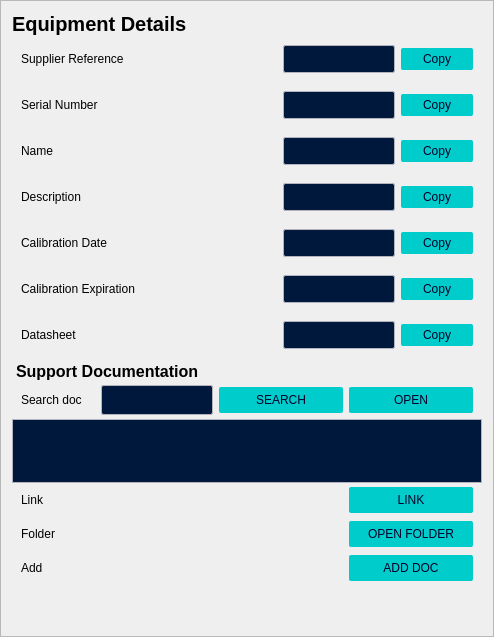
        <widget class="QFrame" name="container_equipments_right">
         <property name="frameShape"><enum>QFrame::Shape::StyledPanel</enum></property>
         <property name="frameShadow"><enum>QFrame::Shadow::Raised</enum></property>
         <layout class="QGridLayout" name="gridLayout_container_equipments_right">
          <property name="topMargin"><number>-36</number></property>
          <property name="verticalSpacing"><number>0</number></property>

          <item row="0" column="0">
           <widget class="QLabel" name="label_details">
            <property name="styleSheet">
   <string notr="true">
QLabel {
    font-size: 20px;
    font-weight: bold;
}
</string>
            </property>
            <property name="text"><string>Equipment Details</string></property>
           </widget>
          </item>
          <item row="1" column="0" colspan="2">
           <widget class="QWidget" name="row_val_supplier_reference" native="true">
            <layout class="QHBoxLayout" name="layout_val_supplier_reference">
             <property name="spacing"><number>6</number></property>
             <property name="topMargin"><number>9</number></property>
             <property name="rightMargin"><number>9</number></property>
             <property name="bottomMargin"><number>9</number></property>
             <item>
              <widget class="QLabel" name="title_val_supplier_reference">
               <property name="minimumSize"><size><width>74</width><height>0</height></size></property>
               <property name="sizePolicy">
                <sizepolicy hsizetype="Minimum" vsizetype="Preferred">
                 <horstretch>0</horstretch>
                 <verstretch>0</verstretch>
                </sizepolicy>
               </property>
               <property name="text"><string>Supplier Reference</string></property>
              </widget>

             </item>
             <item>
              <widget class="QLabel" name="val_supplier_reference">
               <property name="styleSheet">
   <string notr="true">
QLabel {
    min-width: 100px;
    max-width: 100px;
    max-height: 18px;
    padding: 5px;
    padding-bottom: 7px;
    margin-top: 0px;
    border-radius: 2px;
    border: 1px solid #B3B3BE;
    background-color: #00183B;
    color: #FFFFFF;
}
QLabel:hover {
    background-color: #001F39;
    border: 1px solid #00FFB9;
}
</string>
               </property>
               <property name="text"><string></string></property>
              </widget>
             </item>
             <item>
              <widget class="QPushButton" name="btn_copy_val_supplier_reference">
               <property name="minimumSize"><size><width>60</width><height>0</height></size></property>
               <property name="maximumSize"><size><width>60</width><height>16777215</height></size></property>
               <property name="toolTip"><string>Copy to clipboard</string></property>
               <property name="styleSheet">
   <string notr="true">
QPushButton {
    min-width: 60px;
    max-width: 60px;
    padding: 4px 6px;
    border-radius: 2px;
    text-align: center;
    background-color: #00CCCC;
    color: #000028;
    font-size: 12px;
}
QPushButton:hover {
    background-color: #00FFB9;
}
QPushButton:pressed {
    background-color: #00E5AA;
}
</string>
               </property>
               <property name="text"><string>Copy</string></property>
              </widget>
             </item>
            </layout>
           </widget>
          </item>

          <item row="2" column="0" colspan="2">
           <widget class="QWidget" name="row_val_serial_number" native="true">
            <layout class="QHBoxLayout" name="layout_val_serial_number">
             <property name="spacing"><number>6</number></property>
             <property name="topMargin"><number>9</number></property>
             <property name="rightMargin"><number>9</number></property>
             <property name="bottomMargin"><number>9</number></property>
             <item>
              <widget class="QLabel" name="title_val_serial_number">
               <property name="minimumSize"><size><width>74</width><height>0</height></size></property>
               <property name="sizePolicy">
                <sizepolicy hsizetype="Minimum" vsizetype="Preferred">
                 <horstretch>0</horstretch>
                 <verstretch>0</verstretch>
                </sizepolicy>
               </property>
               <property name="text"><string>Serial Number</string></property>
              </widget>

             </item>
             <item>
              <widget class="QLabel" name="val_serial_number">
               <property name="styleSheet">
   <string notr="true">
QLabel {
    min-width: 100px;
    max-width: 100px;
    max-height: 18px;
    padding: 5px;
    padding-bottom: 7px;
    margin-top: 0px;
    border-radius: 2px;
    border: 1px solid #B3B3BE;
    background-color: #00183B;
    color: #FFFFFF;
}
QLabel:hover {
    background-color: #001F39;
    border: 1px solid #00FFB9;
}
</string>
               </property>
               <property name="text"><string></string></property>
              </widget>
             </item>
             <item>
              <widget class="QPushButton" name="btn_copy_val_serial_number">
               <property name="minimumSize"><size><width>60</width><height>0</height></size></property>
               <property name="maximumSize"><size><width>60</width><height>16777215</height></size></property>
               <property name="toolTip"><string>Copy to clipboard</string></property>
               <property name="styleSheet">
   <string notr="true">
QPushButton {
    min-width: 60px;
    max-width: 60px;
    padding: 4px 6px;
    border-radius: 2px;
    text-align: center;
    background-color: #00CCCC;
    color: #000028;
    font-size: 12px;
}
QPushButton:hover {
    background-color: #00FFB9;
}
QPushButton:pressed {
    background-color: #00E5AA;
}
</string>
               </property>
               <property name="text"><string>Copy</string></property>
              </widget>
             </item>
            </layout>
           </widget>
          </item>

          <item row="3" column="0" colspan="2">
           <widget class="QWidget" name="row_val_name" native="true">
            <layout class="QHBoxLayout" name="layout_val_name">
             <property name="spacing"><number>6</number></property>
             <property name="topMargin"><number>9</number></property>
             <property name="rightMargin"><number>9</number></property>
             <property name="bottomMargin"><number>9</number></property>
             <item>
              <widget class="QLabel" name="title_val_name">
               <property name="minimumSize"><size><width>74</width><height>0</height></size></property>
               <property name="sizePolicy">
                <sizepolicy hsizetype="Minimum" vsizetype="Preferred">
                 <horstretch>0</horstretch>
                 <verstretch>0</verstretch>
                </sizepolicy>
               </property>
               <property name="text"><string>Name</string></property>
              </widget>

             </item>
             <item>
              <widget class="QLabel" name="val_name">
               <property name="styleSheet">
   <string notr="true">
QLabel {
    min-width: 100px;
    max-width: 100px;
    max-height: 18px;
    padding: 5px;
    padding-bottom: 7px;
    margin-top: 0px;
    border-radius: 2px;
    border: 1px solid #B3B3BE;
    background-color: #00183B;
    color: #FFFFFF;
}
QLabel:hover {
    background-color: #001F39;
    border: 1px solid #00FFB9;
}
</string>
               </property>
               <property name="text"><string></string></property>
              </widget>
             </item>
             <item>
              <widget class="QPushButton" name="btn_copy_val_name">
               <property name="minimumSize"><size><width>60</width><height>0</height></size></property>
               <property name="maximumSize"><size><width>60</width><height>16777215</height></size></property>
               <property name="toolTip"><string>Copy to clipboard</string></property>
               <property name="styleSheet">
   <string notr="true">
QPushButton {
    min-width: 60px;
    max-width: 60px;
    padding: 4px 6px;
    border-radius: 2px;
    text-align: center;
    background-color: #00CCCC;
    color: #000028;
    font-size: 12px;
}
QPushButton:hover {
    background-color: #00FFB9;
}
QPushButton:pressed {
    background-color: #00E5AA;
}
</string>
               </property>
               <property name="text"><string>Copy</string></property>
              </widget>
             </item>
            </layout>
           </widget>
          </item>

          <item row="4" column="0" colspan="2">
           <widget class="QWidget" name="row_val_description" native="true">
            <layout class="QHBoxLayout" name="layout_val_description">
             <property name="spacing"><number>6</number></property>
             <property name="topMargin"><number>9</number></property>
             <property name="rightMargin"><number>9</number></property>
             <property name="bottomMargin"><number>9</number></property>
             <item>
              <widget class="QLabel" name="title_val_description">
               <property name="minimumSize"><size><width>74</width><height>0</height></size></property>
               <property name="sizePolicy">
                <sizepolicy hsizetype="Minimum" vsizetype="Preferred">
                 <horstretch>0</horstretch>
                 <verstretch>0</verstretch>
                </sizepolicy>
               </property>
               <property name="text"><string>Description</string></property>
              </widget>

             </item>
             <item>
              <widget class="QLabel" name="val_description">
               <property name="styleSheet">
   <string notr="true">
QLabel {
    min-width: 100px;
    max-width: 100px;
    max-height: 18px;
    padding: 5px;
    padding-bottom: 7px;
    margin-top: 0px;
    border-radius: 2px;
    border: 1px solid #B3B3BE;
    background-color: #00183B;
    color: #FFFFFF;
}
QLabel:hover {
    background-color: #001F39;
    border: 1px solid #00FFB9;
}
</string>
               </property>
               <property name="text"><string></string></property>
              </widget>
             </item>
             <item>
              <widget class="QPushButton" name="btn_copy_val_description">
               <property name="minimumSize"><size><width>60</width><height>0</height></size></property>
               <property name="maximumSize"><size><width>60</width><height>16777215</height></size></property>
               <property name="toolTip"><string>Copy to clipboard</string></property>
               <property name="styleSheet">
   <string notr="true">
QPushButton {
    min-width: 60px;
    max-width: 60px;
    padding: 4px 6px;
    border-radius: 2px;
    text-align: center;
    background-color: #00CCCC;
    color: #000028;
    font-size: 12px;
}
QPushButton:hover {
    background-color: #00FFB9;
}
QPushButton:pressed {
    background-color: #00E5AA;
}
</string>
               </property>
               <property name="text"><string>Copy</string></property>
              </widget>
             </item>
            </layout>
           </widget>
          </item>

          <item row="5" column="0" colspan="2">
           <widget class="QWidget" name="row_val_calibration" native="true">
            <layout class="QHBoxLayout" name="layout_val_calibration">
             <property name="spacing"><number>6</number></property>
             <property name="topMargin"><number>9</number></property>
             <property name="rightMargin"><number>9</number></property>
             <property name="bottomMargin"><number>9</number></property>
             <item>
              <widget class="QLabel" name="title_val_calibration">
               <property name="minimumSize"><size><width>74</width><height>0</height></size></property>
               <property name="sizePolicy">
                <sizepolicy hsizetype="Minimum" vsizetype="Preferred">
                 <horstretch>0</horstretch>
                 <verstretch>0</verstretch>
                </sizepolicy>
               </property>
               <property name="text"><string>Calibration Date</string></property>
              </widget>

             </item>
             <item>
              <widget class="QLabel" name="val_calibration">
               <property name="styleSheet">
   <string notr="true">
QLabel {
    min-width: 100px;
    max-width: 100px;
    max-height: 18px;
    padding: 5px;
    padding-bottom: 7px;
    margin-top: 0px;
    border-radius: 2px;
    border: 1px solid #B3B3BE;
    background-color: #00183B;
    color: #FFFFFF;
}
QLabel:hover {
    background-color: #001F39;
    border: 1px solid #00FFB9;
}
</string>
               </property>
               <property name="text"><string></string></property>
              </widget>
             </item>
             <item>
              <widget class="QPushButton" name="btn_copy_val_calibration">
               <property name="minimumSize"><size><width>60</width><height>0</height></size></property>
               <property name="maximumSize"><size><width>60</width><height>16777215</height></size></property>
               <property name="toolTip"><string>Copy to clipboard</string></property>
               <property name="styleSheet">
   <string notr="true">
QPushButton {
    min-width: 60px;
    max-width: 60px;
    padding: 4px 6px;
    border-radius: 2px;
    text-align: center;
    background-color: #00CCCC;
    color: #000028;
    font-size: 12px;
}
QPushButton:hover {
    background-color: #00FFB9;
}
QPushButton:pressed {
    background-color: #00E5AA;
}
</string>
               </property>
               <property name="text"><string>Copy</string></property>
              </widget>
             </item>
            </layout>
           </widget>
          </item>

          <item row="6" column="0" colspan="2">
           <widget class="QWidget" name="row_val_expiration" native="true">
            <layout class="QHBoxLayout" name="layout_val_expiration">
             <property name="spacing"><number>6</number></property>
             <property name="topMargin"><number>9</number></property>
             <property name="rightMargin"><number>9</number></property>
             <property name="bottomMargin"><number>9</number></property>
             <item>
              <widget class="QLabel" name="title_val_expiration">
               <property name="minimumSize"><size><width>74</width><height>0</height></size></property>
               <property name="sizePolicy">
                <sizepolicy hsizetype="Minimum" vsizetype="Preferred">
                 <horstretch>0</horstretch>
                 <verstretch>0</verstretch>
                </sizepolicy>
               </property>
               <property name="text"><string>Calibration Expiration</string></property>
              </widget>

             </item>
             <item>
              <widget class="QLabel" name="val_expiration">
               <property name="styleSheet">
   <string notr="true">
QLabel {
    min-width: 100px;
    max-width: 100px;
    max-height: 18px;
    padding: 5px;
    padding-bottom: 7px;
    margin-top: 0px;
    border-radius: 2px;
    border: 1px solid #B3B3BE;
    background-color: #00183B;
    color: #FFFFFF;
}
QLabel:hover {
    background-color: #001F39;
    border: 1px solid #00FFB9;
}
</string>
               </property>
               <property name="text"><string></string></property>
              </widget>
             </item>
             <item>
              <widget class="QPushButton" name="btn_copy_val_expiration">
               <property name="minimumSize"><size><width>60</width><height>0</height></size></property>
               <property name="maximumSize"><size><width>60</width><height>16777215</height></size></property>
               <property name="toolTip"><string>Copy to clipboard</string></property>
               <property name="styleSheet">
   <string notr="true">
QPushButton {
    min-width: 60px;
    max-width: 60px;
    padding: 4px 6px;
    border-radius: 2px;
    text-align: center;
    background-color: #00CCCC;
    color: #000028;
    font-size: 12px;
}
QPushButton:hover {
    background-color: #00FFB9;
}
QPushButton:pressed {
    background-color: #00E5AA;
}
</string>
               </property>
               <property name="text"><string>Copy</string></property>
              </widget>
             </item>
            </layout>
           </widget>
          </item>

          <item row="7" column="0" colspan="2">
           <widget class="QWidget" name="row_val_datasheet" native="true">
            <layout class="QHBoxLayout" name="layout_val_datasheet">
             <property name="spacing"><number>6</number></property>
             <property name="topMargin"><number>9</number></property>
             <property name="rightMargin"><number>9</number></property>
             <property name="bottomMargin"><number>9</number></property>
             <item>
              <widget class="QLabel" name="title_val_datasheet">
               <property name="minimumSize"><size><width>74</width><height>0</height></size></property>
               <property name="sizePolicy">
                <sizepolicy hsizetype="Minimum" vsizetype="Preferred">
                 <horstretch>0</horstretch>
                 <verstretch>0</verstretch>
                </sizepolicy>
               </property>
               <property name="text"><string>Datasheet</string></property>
              </widget>

             </item>
             <item>
              <widget class="QLabel" name="val_datasheet">
               <property name="styleSheet">
   <string notr="true">
QLabel {
    min-width: 100px;
    max-width: 100px;
    max-height: 18px;
    padding: 5px;
    padding-bottom: 7px;
    margin-top: 0px;
    border-radius: 2px;
    border: 1px solid #B3B3BE;
    background-color: #00183B;
    color: #FFFFFF;
}
QLabel:hover {
    background-color: #001F39;
    border: 1px solid #00FFB9;
}
</string>
               </property>
               <property name="text"><string></string></property>
              </widget>
             </item>
             <item>
              <widget class="QPushButton" name="btn_copy_val_datasheet">
               <property name="minimumSize"><size><width>60</width><height>0</height></size></property>
               <property name="maximumSize"><size><width>60</width><height>16777215</height></size></property>
               <property name="toolTip"><string>Copy to clipboard</string></property>
               <property name="styleSheet">
   <string notr="true">
QPushButton {
    min-width: 60px;
    max-width: 60px;
    padding: 4px 6px;
    border-radius: 2px;
    text-align: center;
    background-color: #00CCCC;
    color: #000028;
    font-size: 12px;
}
QPushButton:hover {
    background-color: #00FFB9;
}
QPushButton:pressed {
    background-color: #00E5AA;
}
</string>
               </property>
               <property name="text"><string>Copy</string></property>
              </widget>
             </item>
            </layout>
           </widget>
          </item>

          <item row="8" column="0" colspan="2">
           <widget class="QLabel" name="label_support_docs">
            <property name="styleSheet">
   <string notr="true">
QLabel {
    font-size: 16px;
    font-weight: bold;
    padding-top: 4px;
}
</string>
            </property>
            <property name="text"><string>Support Documentation</string></property>
           </widget>
          </item>
          <item row="9" column="0" colspan="2">
           <widget class="QWidget" name="row_doc_search_entry" native="true">
            <layout class="QHBoxLayout" name="layout_doc_search_entry">
             <property name="spacing"><number>6</number></property>
             <property name="topMargin"><number>4</number></property>
             <property name="rightMargin"><number>9</number></property>
             <property name="bottomMargin"><number>4</number></property>
             <item>
              <widget class="QLabel" name="label_doc_search_entry">
               <property name="minimumSize"><size><width>74</width><height>0</height></size></property>
               <property name="sizePolicy">
                <sizepolicy hsizetype="Minimum" vsizetype="Preferred">
                 <horstretch>0</horstretch>
                 <verstretch>0</verstretch>
                </sizepolicy>
               </property>
               <property name="text"><string>Search doc</string></property>
              </widget>

             </item>
             <item>
              <widget class="QLineEdit" name="doc_search_entry">
               <property name="sizePolicy">
                <sizepolicy hsizetype="Fixed" vsizetype="Fixed">
                 <horstretch>0</horstretch>
                 <verstretch>0</verstretch>
                </sizepolicy>
               </property>
               <property name="styleSheet">
   <string notr="true">
QLineEdit {
    min-width: 100px;
    max-width: 100px;
    max-height: 18px;
    padding: 5px;
    padding-bottom: 7px;
    margin-top: 0px;
    border-radius: 2px;
    border: 1px solid #B3B3BE;
    background-color: #00183B;
    color: #FFFFFF;
}
QLineEdit:hover {
    background-color: #001F39;
    border: 1px solid #00FFB9;
}
</string>
               </property>
              </widget>
             </item>
             <item>
              <widget class="QPushButton" name="btn_doc_search">
               <property name="minimumSize"><size><width>124</width><height>0</height></size></property>
               <property name="styleSheet">
   <string notr="true">
QPushButton {
    min-width: 100px;
    max-width: 100px;
    padding: 6px 12px 6px 12px;
    border-radius: 2px;
    opacity: 1;
    text-align: center;
    background-color: #00CCCC;
    color: #000028;
}
QPushButton:hover {
    background-color: #00FFB9;
}
QPushButton:pressed {
    background-color: #00E5AA;
}
</string>
               </property>
               <property name="text"><string>SEARCH</string></property>
              </widget>
             </item>
             <item>
              <widget class="QPushButton" name="btn_doc_open">
               <property name="minimumSize"><size><width>124</width><height>0</height></size></property>
               <property name="styleSheet">
   <string notr="true">
QPushButton {
    min-width: 100px;
    max-width: 100px;
    padding: 6px 12px 6px 12px;
    border-radius: 2px;
    opacity: 1;
    text-align: center;
    background-color: #00CCCC;
    color: #000028;
}
QPushButton:hover {
    background-color: #00FFB9;
}
QPushButton:pressed {
    background-color: #00E5AA;
}
</string>
               </property>
               <property name="text"><string>OPEN</string></property>
              </widget>
             </item>
            </layout>
           </widget>
          </item>

          <item row="10" column="0" colspan="2">
           <widget class="QListWidget" name="doc_results_list">
            <property name="minimumSize"><size><width>0</width><height>52</height></size></property>
            <property name="maximumSize"><size><width>16777215</width><height>64</height></size></property>
            <property name="styleSheet">
   <string notr="true">
QListWidget {
    background-color: #00183B;
    border: 1px solid #B3B3BE;
    color: #FFFFFF;
    padding: 2px;
    font-size: 12px;
}
QListWidget::item {
    padding: 2px 4px;
    min-height: 18px;
}
QListWidget::item:selected {
    background-color: #333353;
    border: 1px solid #00FFB9;
}
QListWidget::item:hover {
    background-color: #001F39;
}
QListWidget QScrollBar:vertical {
    background-color: #00183B;
    width: 12px;
}
QListWidget QScrollBar::handle:vertical {
    background-color: #00CCCC;
    min-height: 24px;
    border-radius: 4px;
}
</string>
            </property>
           </widget>
          </item>
          <item row="11" column="0" colspan="2">
           <widget class="QWidget" name="row_btn_link_datasheet" native="true">
            <layout class="QHBoxLayout" name="layout_btn_link_datasheet">
             <property name="spacing"><number>6</number></property>
             <property name="topMargin"><number>4</number></property>
             <property name="rightMargin"><number>9</number></property>
             <property name="bottomMargin"><number>4</number></property>
             <item>
              <widget class="QLabel" name="label_btn_link_datasheet">
               <property name="minimumSize"><size><width>74</width><height>0</height></size></property>
               <property name="sizePolicy">
                <sizepolicy hsizetype="Minimum" vsizetype="Preferred">
                 <horstretch>0</horstretch>
                 <verstretch>0</verstretch>
                </sizepolicy>
               </property>
               <property name="text"><string>Link</string></property>
              </widget>

             </item>
             <item>
              <widget class="QPushButton" name="btn_link_datasheet">
               <property name="minimumSize"><size><width>124</width><height>0</height></size></property>
               <property name="styleSheet">
   <string notr="true">
QPushButton {
    min-width: 100px;
    max-width: 100px;
    padding: 6px 12px 6px 12px;
    border-radius: 2px;
    opacity: 1;
    text-align: center;
    background-color: #00CCCC;
    color: #000028;
}
QPushButton:hover {
    background-color: #00FFB9;
}
QPushButton:pressed {
    background-color: #00E5AA;
}
</string>
               </property>
               <property name="text"><string>LINK</string></property>
              </widget>
             </item>
            </layout>
           </widget>
          </item>

          <item row="12" column="0" colspan="2">
           <widget class="QWidget" name="row_btn_open_support_docs" native="true">
            <layout class="QHBoxLayout" name="layout_btn_open_support_docs">
             <property name="spacing"><number>6</number></property>
             <property name="topMargin"><number>4</number></property>
             <property name="rightMargin"><number>9</number></property>
             <property name="bottomMargin"><number>4</number></property>
             <item>
              <widget class="QLabel" name="label_btn_open_support_docs">
               <property name="minimumSize"><size><width>74</width><height>0</height></size></property>
               <property name="sizePolicy">
                <sizepolicy hsizetype="Minimum" vsizetype="Preferred">
                 <horstretch>0</horstretch>
                 <verstretch>0</verstretch>
                </sizepolicy>
               </property>
               <property name="text"><string>Folder</string></property>
              </widget>

             </item>
             <item>
              <widget class="QPushButton" name="btn_open_support_docs">
               <property name="minimumSize"><size><width>124</width><height>0</height></size></property>
               <property name="styleSheet">
   <string notr="true">
QPushButton {
    min-width: 100px;
    max-width: 100px;
    padding: 6px 12px 6px 12px;
    border-radius: 2px;
    opacity: 1;
    text-align: center;
    background-color: #00CCCC;
    color: #000028;
}
QPushButton:hover {
    background-color: #00FFB9;
}
QPushButton:pressed {
    background-color: #00E5AA;
}
</string>
               </property>
               <property name="text"><string>OPEN FOLDER</string></property>
              </widget>
             </item>
            </layout>
           </widget>
          </item>

          <item row="13" column="0" colspan="2">
           <widget class="QWidget" name="row_btn_add_support_doc" native="true">
            <layout class="QHBoxLayout" name="layout_btn_add_support_doc">
             <property name="spacing"><number>6</number></property>
             <property name="topMargin"><number>4</number></property>
             <property name="rightMargin"><number>9</number></property>
             <property name="bottomMargin"><number>4</number></property>
             <item>
              <widget class="QLabel" name="label_btn_add_support_doc">
               <property name="minimumSize"><size><width>74</width><height>0</height></size></property>
               <property name="sizePolicy">
                <sizepolicy hsizetype="Minimum" vsizetype="Preferred">
                 <horstretch>0</horstretch>
                 <verstretch>0</verstretch>
                </sizepolicy>
               </property>
               <property name="text"><string>Add</string></property>
              </widget>

             </item>
             <item>
              <widget class="QPushButton" name="btn_add_support_doc">
               <property name="minimumSize"><size><width>124</width><height>0</height></size></property>
               <property name="styleSheet">
   <string notr="true">
QPushButton {
    min-width: 100px;
    max-width: 100px;
    padding: 6px 12px 6px 12px;
    border-radius: 2px;
    opacity: 1;
    text-align: center;
    background-color: #00CCCC;
    color: #000028;
}
QPushButton:hover {
    background-color: #00FFB9;
}
QPushButton:pressed {
    background-color: #00E5AA;
}
</string>
               </property>
               <property name="text"><string>ADD DOC</string></property>
              </widget>
             </item>
            </layout>
           </widget>
          </item>

          <item row="14" column="1">
           <spacer name="verticalSpacer_equipments_right">
            <property name="orientation"><enum>Qt::Orientation::Vertical</enum></property>
            <property name="sizeHint" stdset="0"><size><width>20</width><height>40</height></size></property>
           </spacer>
          </item>
         </layout>
        </widget>
